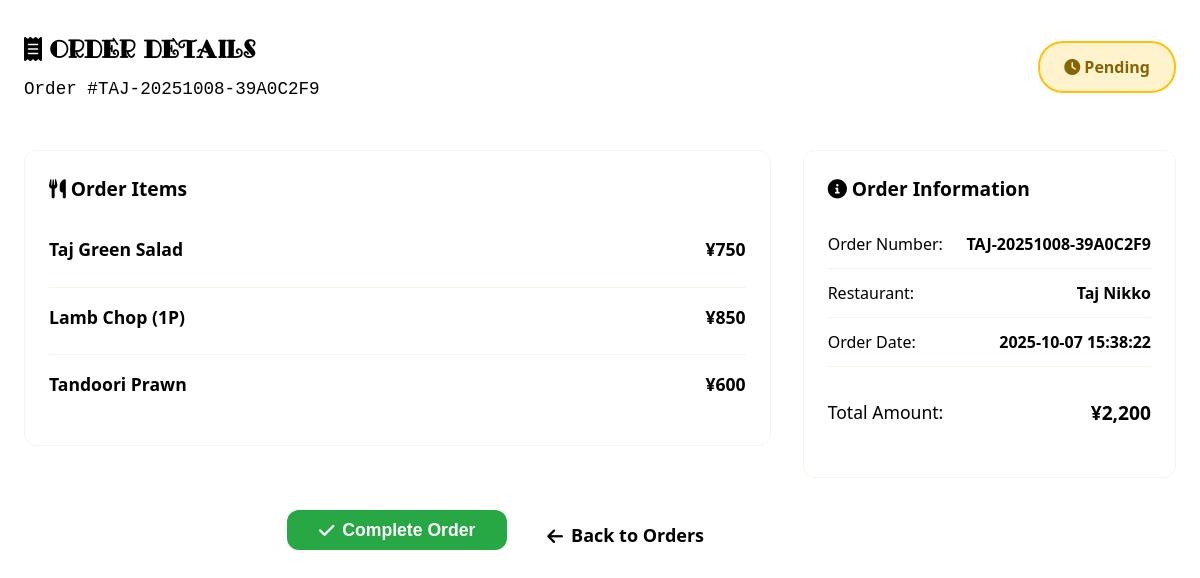
/admin/order/TAJ-20251008-39A0C2F9, run on the app's committed database.
### tables this page shows
CREATE TABLE orders (
                    id INTEGER PRIMARY KEY AUTOINCREMENT,
                    order_number TEXT UNIQUE NOT NULL,
                    customer_info TEXT,
                    items TEXT NOT NULL,
                    total_amount INTEGER NOT NULL,
                    status TEXT DEFAULT 'pending',
                    restaurant_location TEXT,
                    created_at TIMESTAMP DEFAULT CURRENT_TIMESTAMP,
                    completed_at TIMESTAMP,
                    qr_code_path TEXT
                );

CREATE TABLE menu_items (
                    id INTEGER PRIMARY KEY AUTOINCREMENT,
                    category_id INTEGER NOT NULL,
                    name_en TEXT NOT NULL,
                    name_jp TEXT NOT NULL,
                    description_en TEXT,
                    description_jp TEXT,
                    price INTEGER NOT NULL,
                    price_2p INTEGER,
                    price_4p INTEGER,
                    image_url TEXT,
                    image_alt TEXT,
                    is_available BOOLEAN DEFAULT 1,
                    is_spicy BOOLEAN DEFAULT 0,
                    spice_levels TEXT, -- JSON array of available spice levels
                    allergens TEXT, -- JSON array of allergens
                    dietary_tags TEXT, -- JSON array (vegetarian, vegan, halal, etc.)
                    sort_order INTEGER DEFAULT 0,
                    created_at TIMESTAMP DEFAULT CURRENT_TIMESTAMP,
                    updated_at TIMESTAMP DEFAULT CURRENT_TIMESTAMP,
                    FOREIGN KEY (category_id) REFERENCES categories(id)
                );

### app.py (the view)
@app.route('/admin/order/<order_number>')
def view_order(order_number):
    try:
        order = db.get_order(order_number)
        print(f"Looking up order: {order_number}")
        print(f"Order found: {order is not None}")
        if not order:
            print(f"Order {order_number} not found in database")
            return "Order not found", 404
        print(f"Order status: {order.get('status')}")
        if order.get('status') not in ['new', 'pending']:
            print(f"Order {order_number} already processed (status: {order.get('status')})")
            return "Order already processed", 404
        for item in order['items']:
            if 'id' in item and 'type' in item:
                english_name = db.get_english_name_for_item(item['id'], item.get('type', 'menu_item'))
                if english_name:
                    item['name'] = english_name
        return render_template('order_details.html', order=order)
    except Exception as e:
        print(f"Error in view_order: {e}")
        import traceback
        traceback.print_exc()
        return f"Error loading order: {str(e)}", 500

### database.py (called while the page is built)
    def get_order(self, order_number: str) -> Optional[Dict]:
        import json
        with sqlite3.connect(self.db_path) as conn:
            conn.row_factory = sqlite3.Row
            cursor = conn.cursor()
            cursor.execute('SELECT * FROM orders WHERE order_number = ?', (order_number,))
            row = cursor.fetchone()
            if row:
                order = dict(row)
                order['items'] = json.loads(order['items'])
                order['customer_info'] = json.loads(order['customer_info']) if order['customer_info'] else {}
                return order
            return None

    def get_english_name_for_item(self, item_id: int, item_type: str = 'menu_item') -> str:
        with sqlite3.connect(self.db_path) as conn:
            cursor = conn.cursor()
            if item_type == 'set_menu':
                cursor.execute('SELECT name_en FROM menu_sets WHERE id = ?', (item_id,))
            else:
                cursor.execute('SELECT name_en FROM menu_items WHERE id = ?', (item_id,))
            result = cursor.fetchone()
            return result[0] if result else None

### templates/order_details.html (shortened to what this page needs)
<!DOCTYPE html>
<html lang="en">
<head>
    <link rel="stylesheet" href="{{ url_for('static', filename='css/style.css') }}">
    <link rel="stylesheet" href="https://cdnjs.cloudflare.com/ajax/libs/font-awesome/6.0.0/css/all.min.css">
</head>
<body>
    <section class="order-details-page">
        <div class="container">
            <div class="order-header">
                <div class="order-title">
                    <h1><i class="fas fa-receipt"></i> Order Details</h1>
                    <div class="order-number">Order #{{ order['order_number'] }}</div>
                </div>
                <div class="order-status status-{{ order['status'] }}">
                    <i class="fas fa-{{ 'check-circle' if order['status'] == 'completed' else 'clock' }}"></i>
                    {{ order['status']|title }}
                </div>
            </div>
            <div class="order-info-grid">
                <div class="order-items-section">
                    <h2><i class="fas fa-utensils"></i> Order Items</h2>
                    <div class="items-list">
                        {% for item in order['items'] %}
                        <div class="order-item">
                            <div class="item-main">
                                <h3 class="item-name">{{ item['name'] }}</h3>
                            </div>
                            <div class="item-price">¥{{ "{:,}".format(item['price']) }}</div>
                        </div>
                        {% endfor %}
                    </div>
                </div>
                <div class="order-summary">
                    <h2><i class="fas fa-info-circle"></i> Order Information</h2>
                    <div class="info-row">
                        <span class="label">Order Number:</span>
                        <span class="value">{{ order['order_number'] }}</span>
                    </div>
                    <div class="info-row">
                        <span class="label">Restaurant:</span>
                        <span class="value">Taj {{ order['restaurant_location']|title }}</span>
                    </div>
                    <div class="info-row">
                        <span class="label">Order Date:</span>
                        <span class="value">{{ order['created_at'] }}</span>
                    </div>
                    <div class="info-row total-row">
                        <span class="label">Total Amount:</span>
                        <span class="value total-amount">¥{{ "{:,}".format(order['total_amount']) }}</span>
                    </div>
                </div>
            </div>
            <div class="order-actions">
                {% if order['status'] == 'pending' %}
                <form method="POST" action="{{ url_for('complete_order', order_number=order['order_number']) }}">
                    <button type="submit" class="btn btn-success btn-large">
                        <i class="fas fa-check"></i> Complete Order
                    </button>
                </form>
                {% endif %}
                <a href="{{ url_for('admin_orders') }}" class="btn btn-outline">
                    <i class="fas fa-arrow-left"></i> Back to Orders
                </a>
                <button onclick="window.print()" class="btn btn-primary">
                    <i class="fas fa-print"></i> Print Order
                </button>
            </div>
        </div>
    </section>
</body>
</html>

### templates/order_details.html (style rules this page uses)
.order-details-page { min-height: 100vh; background: var(--bg); padding: 2rem 0; }
.order-header { display: flex; justify-content: space-between; align-items: center; margin-bottom: 2rem; padding-bottom: 1rem; border-bottom: 2px solid var(--accent); }
.order-title h1 { color: var(--accent); margin: 0 0 0.5rem 0; }
.order-number { font-size: 1.1rem; color: var(--text-secondary); font-family: monospace; }
.order-status { padding: 0.75rem 1.5rem; border-radius: 25px; font-weight: 600; font-size: 1rem; }
.status-pending { background: rgba(255, 193, 7, 0.2); color: #856404; border: 2px solid #ffc107; }
.order-info-grid { display: grid; grid-template-columns: 2fr 1fr; gap: 2rem; margin-bottom: 2rem; }
.order-summary, .qr-code-display { background: var(--card); border-radius: var(--radius); padding: 1.5rem; border: 1px solid rgba(216, 137, 0, 0.1); }
.order-summary h2, .qr-code-display h2 { color: var(--accent); margin: 0 0 1rem 0; font-size: 1.2rem; }
.info-row { display: flex; justify-content: space-between; padding: 0.75rem 0; border-bottom: 1px solid rgba(216, 137, 0, 0.1); }
.info-row:last-child { border-bottom: none; }
.total-row { margin-top: 1rem; padding-top: 1rem; border-top: 2px solid var(--accent); font-size: 1.1rem; font-weight: 600; }
.label { color: var(--text-secondary); font-weight: 500; }
.value { color: var(--text); font-weight: 600; }
.total-amount { color: var(--accent); font-size: 1.2rem; }
.order-items-section { background: var(--card); border-radius: var(--radius); padding: 1.5rem; margin-bottom: 2rem; border: 1px solid rgba(216, 137, 0, 0.1); }
.order-items-section h2 { color: var(--accent); margin: 0 0 1rem 0; font-size: 1.2rem; }
.order-item { display: flex; justify-content: space-between; align-items: flex-start; padding: 1rem 0; border-bottom: 1px solid rgba(216, 137, 0, 0.1); }
.order-item:last-child { border-bottom: none; }
.item-name { color: var(--text); margin: 0 0 0.5rem 0; font-size: 1.1rem; }
.item-price { font-size: 1.1rem; font-weight: 600; color: var(--accent); }
.order-actions { display: flex; gap: 1rem; justify-content: center; flex-wrap: wrap; }
.btn { padding: 0.75rem 1.5rem; border: none; border-radius: var(--radius); cursor: pointer; text-decoration: none; display: inline-flex; align-items: center; gap: 0.5rem; font-weight: 600; transition: all 0.3s ease; }
.btn-large { padding: 1rem 2rem; font-size: 1.1rem; }
.btn-success { background: #28a745; color: white; }
.btn-outline { background: transparent; color: var(--text); border: 1px solid var(--muted); }
.btn-primary { background: var(--accent); color: white; }

### data on the page
orders: order_number "TAJ-20251008-39A0C2F9", status "Pending", restaurant_location "Nikko", created_at "2025-10-07 15:38:22", total_amount "2,200"
menu_items: name "Taj Green Salad", price "750"
menu_items: name "Lamb Chop (1P)", price "850"
menu_items: name "Tandoori Prawn", price "600"
